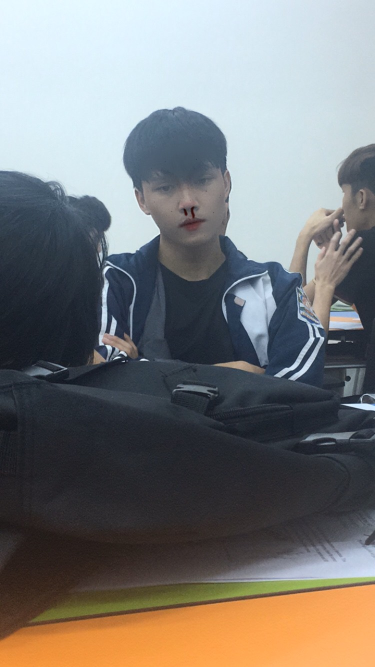
#> input picture heart1-master/1.jpg, 750 x 1334 px (shown at 1/2 size)
$ python opencv3.py
#> lines starting #> are read from the running program, lines starting #| are printed output that depends on the picture; after the words box and inside, x2 and y2 are one past the last pixel; in counts of white or black regions, pixels touching at a corner belong together
from random import randint, random
import cv2
jpg = cv2.imread("1.jpg",1)
#> jpg is the input picture: shape (1334, 750, 3); mean B, G, R 121.1, 122.5, 123

print(jpg)
#> (printed output is left out)
print(type(jpg))
#| <class 'numpy.ndarray'>
print(jpg.shape)
#| (1334, 750, 3)

#for i in range(200):
  #  for j in range(jpg.shape[1]):
 #       jpg[i][j]=[random.r(0,255),random(0,255),random(0,255)]
vung = jpg[300:600,250:500]
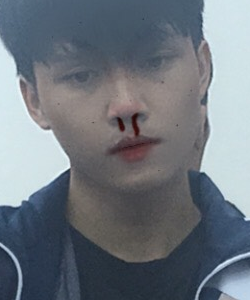
#> vung: shape (300, 250, 3); mean B, G, R 125.4, 117.1, 109.7
jpg[600:900,500:750] = vung
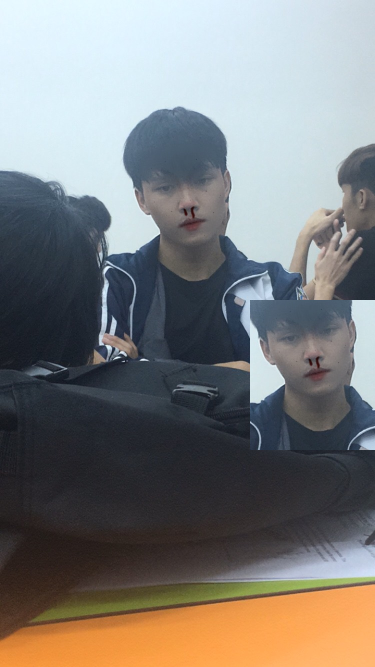
#> jpg: shape (1334, 750, 3) (shown at 1/2 size); 7.5% of pixels changed, all inside (x1, y1, x2, y2) = (500, 600, 750, 900)
cv2.imshow("anh",jpg)
cv2.waitKey()
